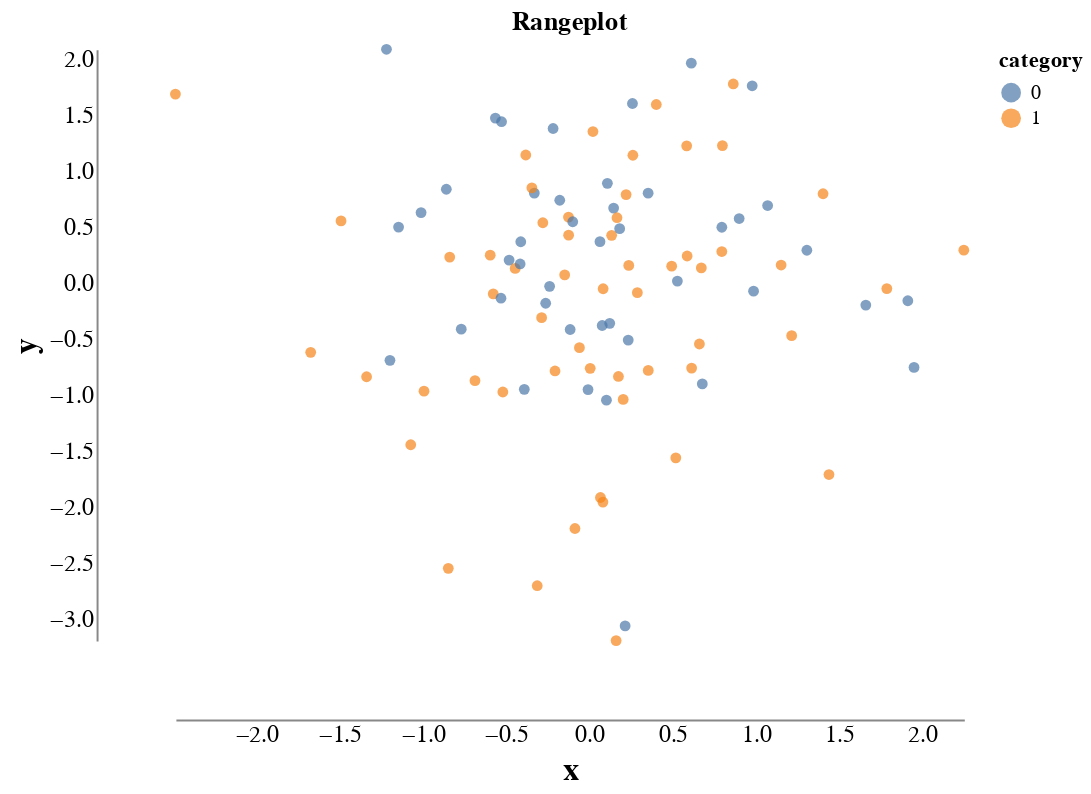

Notebook cell for this chart:
### Markdown cell above
Then, we create a scatterplot and adjust the axes as recommended by Tufte. 
We remove grids and ticks, as is common in Tufte-style plots.
As Altair's default font size is rather small, we increase it.

### Code cell
import altair as alt

alt.Chart(df, title="Rangeplot").mark_point(filled=True).encode(
    alt.X('x',
      axis=alt.Axis(
          offset=40, 
          grid=False, 
          ticks=False, 
          labelFontSize=12,
          titleFontSize=16
      ),
      scale=alt.Scale(domain=[df.x.min(), df.x.max()], nice=False)
    ),
    alt.Y('y',
      axis=alt.Axis(
          offset=40, 
          grid=False, 
          ticks=False, 
          labelFontSize=12,
          titleFontSize=16
      ),
      scale=alt.Scale(domain=[df.y.min(), df.y.max()], nice=False)
    ),
    color=alt.Color('category:N')
).properties(
  height=300,
  width=400,
).configure_view(
    stroke=None,
)

### Figure 1 — Vega-Lite specification as saved in the notebook (floating-point values rounded to 4 significant figures)
{"config": {"view": {"continuousWidth": 300, "continuousHeight": 300, "stroke": null}}, "data": {"name": "data-96749828973b7d0cdeba878b3290d118"}, "mark": {"type": "point", "filled": true}, "encoding": {"color": {"field": "category", "type": "nominal"}, "x": {"axis": {"grid": false, "labelFontSize": 12, "offset": 40, "ticks": false, "titleFontSize": 16}, "field": "x", "scale": {"domain": [-2.485, 2.25], "nice": false}, "type": "quantitative"}, "y": {"axis": {"grid": false, "labelFontSize": 12, "offset": 40, "ticks": false, "titleFontSize": 16}, "field": "y", "scale": {"domain": [-3.2, 2.075], "nice": false}, "type": "quantitative"}}, "height": 300, "title": "Rangeplot", "width": 400, "$schema": "https://vega.github.io/schema/vega-lite/v5.20.1.json", "datasets": {"data-96749828973b7d0cdeba878b3290d118": [{"x": 0.1346, "y": 0.4156, "category": 1}, {"x": -0.2171, "y": 1.369, "category": 0}, {"x": 0.5851, "y": 1.214, "category": 1}, {"x": 0.1753, "y": -0.8437, "category": 1}, {"x": 0.5294, "y": 0.007361, "category": 0}, {"x": -0.5638, "y": 1.462, "category": 0}, {"x": 0.109, "y": 0.8795, "category": 0}, {"x": 0.6149, "y": -0.7692, "category": 1}, {"x": 0.2214, "y": 0.7789, "category": 1}, {"x": 0.7964, "y": 0.4876, "category": 0}, {"x": 0.1827, "y": 0.4751, "category": 0}, {"x": -0.4812, "y": 0.1945, "category": 0}, {"x": 0.3537, "y": 0.7919, "category": 0}, {"x": -0.39, "y": -0.9585, "category": 0}, {"x": 0.8651, "y": 1.766, "category": 1}, {"x": 0.2621, "y": 1.13, "category": 1}, {"x": -0.7687, "y": -0.4215, "category": 0}, {"x": 1.661, "y": -0.2068, "category": 0}, {"x": -0.9924, "y": -0.9745, "category": 1}, {"x": 0.2374, "y": 0.1474, "category": 1}, {"x": 0.6791, "y": -0.9103, "category": 0}, {"x": 1.44, "y": -1.719, "category": 1}, {"x": 1.913, "y": -0.1681, "category": 0}, {"x": 0.9868, "y": -0.08281, "category": 0}, {"x": -0.2055, "y": -0.7946, "category": 1}, {"x": -0.381, "y": 1.132, "category": 1}, {"x": 0.06737, "y": -1.924, "category": 1}, {"x": -1.218, "y": 2.075, "category": 0}, {"x": 0.6617, "y": -0.5538, "category": 1}, {"x": -0.4446, "y": 0.1203, "category": 1}, {"x": 0.2156, "y": -3.069, "category": 0}, {"x": -0.1246, "y": 0.5783, "category": 1}, {"x": -0.415, "y": 0.16, "category": 0}, {"x": 1.071, "y": 0.6812, "category": 0}, {"x": -0.09913, "y": 0.5367, "category": 0}, {"x": 0.08219, "y": -1.964, "category": 1}, {"x": 1.152, "y": 0.1505, "category": 1}, {"x": 0.9005, "y": 0.5653, "category": 0}, {"x": -0.5765, "y": -0.1068, "category": 1}, {"x": -0.838, "y": 0.2213, "category": 1}, {"x": 1.787, "y": -0.05986, "category": 1}, {"x": -0.5266, "y": 1.429, "category": 0}, {"x": -2.485, "y": 1.676, "category": 1}, {"x": -1.337, "y": -0.846, "category": 1}, {"x": 0.1465, "y": 0.6583, "category": 0}, {"x": 0.2889, "y": -0.09582, "category": 1}, {"x": 0.1667, "y": 0.5727, "category": 1}, {"x": -1.491, "y": 0.5443, "category": 1}, {"x": -0.2787, "y": 0.5275, "category": 1}, {"x": 0.123, "y": -0.3698, "category": 0}, {"x": 0.6732, "y": 0.125, "category": 1}, {"x": -0.1238, "y": 0.4168, "category": 1}, {"x": 0.0222, "y": 1.342, "category": 1}, {"x": 0.4951, "y": 0.1406, "category": 1}, {"x": 0.07776, "y": -0.389, "category": 0}, {"x": 1.307, "y": 0.2823, "category": 0}, {"x": 0.2039, "y": -1.048, "category": 1}, {"x": 2.25, "y": 0.283, "category": 1}, {"x": -0.08576, "y": -2.2, "category": 1}, {"x": 1.951, "y": -0.7631, "category": 0}, {"x": 0.2596, "y": 1.591, "category": 0}, {"x": -0.53, "y": -0.1455, "category": 0}, {"x": -0.3124, "y": -2.71, "category": 1}, {"x": -0.5947, "y": 0.2385, "category": 1}, {"x": 0.1033, "y": -1.055, "category": 0}, {"x": 0.4027, "y": 1.583, "category": 1}, {"x": -0.4112, "y": 0.3583, "category": 0}, {"x": 0.7962, "y": 0.2709, "category": 1}, {"x": 0.1614, "y": -3.2, "category": 1}, {"x": -1.197, "y": -0.6996, "category": 0}, {"x": -0.286, "y": -0.3187, "category": 1}, {"x": -1.145, "y": 0.4892, "category": 0}, {"x": -0.238, "y": -0.03962, "category": 0}, {"x": -0.1474, "y": 0.06253, "category": 1}, {"x": -1.01, "y": 0.6184, "category": 0}, {"x": 0.2341, "y": -0.5193, "category": 0}, {"x": -1.072, "y": -1.453, "category": 1}, {"x": 1.404, "y": 0.7863, "category": 1}, {"x": 0.08344, "y": -0.06116, "category": 1}, {"x": -0.8582, "y": 0.8268, "category": 0}, {"x": -0.3298, "y": 0.7922, "category": 0}, {"x": -0.05886, "y": -0.5864, "category": 1}, {"x": 0.5879, "y": 0.2312, "category": 1}, {"x": 0.52, "y": -1.57, "category": 1}, {"x": 0.3544, "y": -0.7895, "category": 1}, {"x": -0.8465, "y": -2.556, "category": 1}, {"x": 0.6131, "y": 1.952, "category": 0}, {"x": -0.1146, "y": -0.4246, "category": 0}, {"x": 0.06442, "y": 0.3591, "category": 0}, {"x": -1.673, "y": -0.6286, "category": 1}, {"x": -0.1771, "y": 0.7286, "category": 0}, {"x": 0.9786, "y": 1.75, "category": 0}, {"x": -0.5189, "y": -0.9824, "category": 1}, {"x": -0.2616, "y": -0.1904, "category": 0}, {"x": -0.007237, "y": -0.9605, "category": 0}, {"x": -0.3445, "y": 0.8384, "category": 1}, {"x": 0.005753, "y": -0.7711, "category": 1}, {"x": -0.6862, "y": -0.8811, "category": 1}, {"x": 1.216, "y": -0.4794, "category": 1}, {"x": 0.7999, "y": 1.216, "category": 1}]}}
